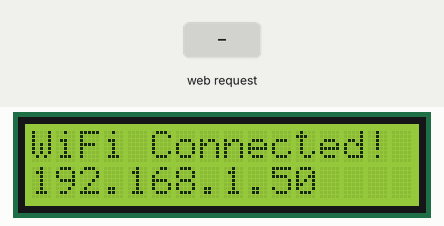
A sketch run on a simulated ESP32. Shown: 16×2 character LCD. Inputs (shaded band) come from the test bench. WiFi joins after 1.5 s; servers stay silent unless stated; what the sketch prints to the serial monitor is not drawn.

Above: at 1.7 s.
4.9 s: HTTP request GET /inc received
At 5.3 s:
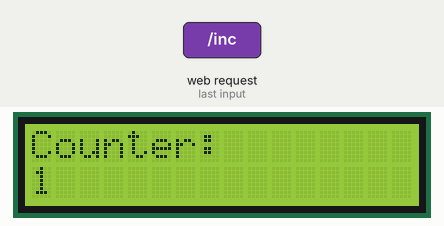
6.4 s: HTTP request GET /dec received
At 7.6 s:
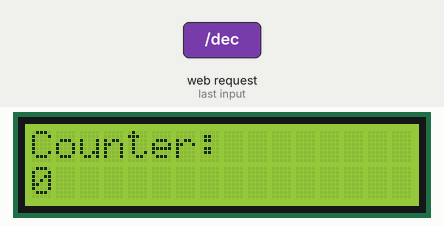
Timing chart, 0 to 9.4 s (numbered marks = the images above; inputs shaded):
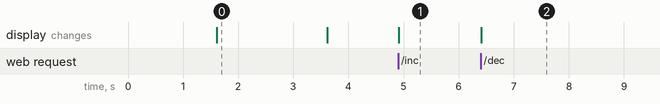

Measured:
- after the input at 4.9 s, the display: changes at once (image 1)
- after the input at 6.4 s, the display: changes at once (image 2)
- what the display in image 0 shows lasts 2.0 s, from 1.6 s to 3.6 s

The sketch:

Esp32wroom.ino
```cpp
#include <WiFi.h>
#include <LiquidCrystal_I2C.h>

// WiFi credentials
const char* ssid = "Starlink";
const char* password = "rs150150";

// LCD setup
LiquidCrystal_I2C lcd(0x27, 16, 2);  // Common I2C address is 0x27 or 0x3F

WiFiServer server(80);
int counter = 0;

void setup() {
  Serial.begin(115200);

  // LCD init
  lcd.init();
  lcd.backlight();
  lcd.setCursor(0, 0);
  lcd.print("Connecting...");

  // WiFi connect
  WiFi.begin(ssid, password);
  Serial.print("Connecting to WiFi");
  while (WiFi.status() != WL_CONNECTED) {
    delay(500);
    Serial.print(".");
  }

  Serial.println("\nConnected!");
  Serial.print("IP: ");
  Serial.println(WiFi.localIP());

  lcd.clear();
  lcd.setCursor(0, 0);
  lcd.print("WiFi Connected!");
  lcd.setCursor(0, 1);
  lcd.print(WiFi.localIP());

  delay(2000);
  lcd.clear();
  server.begin();
}

void loop() {
  WiFiClient client = server.available();
  if (client) {
    while (!client.available()) delay(1);
    String request = client.readStringUntil('\r');
    client.flush();

    if (request.indexOf("/inc") != -1) counter++;
    if (request.indexOf("/dec") != -1) counter--;
    if (counter < 0) counter = 0;
    if (counter > 9999) counter = 9999;

    // Update LCD
    lcd.clear();
    lcd.setCursor(0, 0);
    lcd.print("Counter:");
    lcd.setCursor(0, 1);
    lcd.print(counter);

    // Create HTML interface
    String html = "<html><head><meta name='viewport' content='width=device-width, initial-scale=1'>";
    html += "<style>body{font-family:sans-serif;text-align:center;}button{font-size:40px;margin:20px;padding:10px 30px;}</style></head><body>";
    html += "<h1>ESP32 Counter</h1>";
    html += "<h2>" + String(counter) + "</h2>";
    html += "<button onclick=\"location.href='/inc'\"> + </button>";
    html += "<button onclick=\"location.href='/dec'\"> - </button>";
    html += "</body></html>";

    // Send to browser
    client.println("HTTP/1.1 200 OK");
    client.println("Content-type:text/html");
    client.println("Connection: close");
    client.println();
    client.println(html);
    client.stop();
  }
}
```
